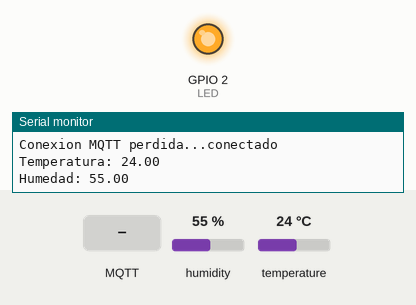
The sketch below on a simulated ESP32. Shown: output pins drawn as LEDs (lit = HIGH), the last lines printed to the serial monitor. The inputs (shaded band) are chosen by the test bench; at power-on: humidity 55 %, temperature 24 °C. WiFi joins after 1.5 s; servers stay silent unless stated; random numbers use the default seed unless the sketch sets one; no MQTT or app messages arrive unless stated.

Above: at 2.7 s.
2.8 s: MQTT message "Off" arrives on the first subscribed topic
At 7.8 s:
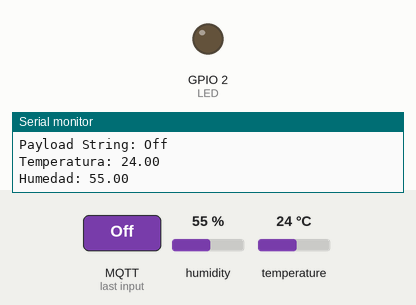
8.1 s: MQTT message "On" arrives on the first subscribed topic
At 12.7 s:
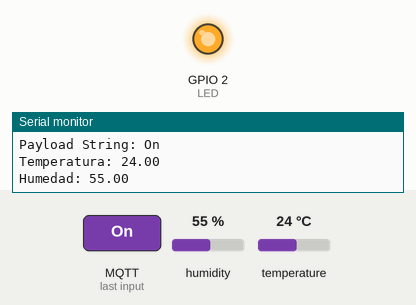
Timing chart, 0 to 14.2 s (numbered marks = the images above; inputs shaded):
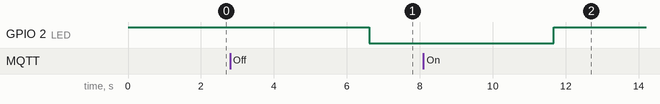

The sketch:

Codigo_conexion_bidireccional_MQTT.ino
```cpp
// Agregamos las bibliotecas
#include <WiFi.h> // conectar a wifi
#include <PubSubClient.h> // Publicar y suscribir en mqtt
#include <DHT.h> // configuracion del DHT

#define DHTPIN 14 // Definimos pin del Sensor
#define DHTTYPE DHT11 // Definimos el modelo del Sensor
DHT dht(DHTPIN, DHTTYPE); // Configuramos el sensor con los datos de las dos lineas anteriores y le damos el nombre "dht"

// Escribimos nuestras credenciales de red
const char* ssid = "ElNombreDeTuRed";
const char* password = "Clave";

// Escribimos la direccion del broker que vamos a usar
// En este caso una direccion publica
const char* mqtt_server = "test.mosquitto.org";

// Definimos el pin del LED
const int LED = 2;


WiFiClient espClient;
PubSubClient client(espClient);
unsigned long lastMsg = 0;
#define MSG_BUFFER_SIZE  (50)
char msg[MSG_BUFFER_SIZE];
int value = 0;
String Estado;


void setup_wifi() {

  delay(10);
  Serial.println();
  Serial.print("Conectado a  ");
  Serial.println(ssid);

// La ESP32 se conecta a wifi
  WiFi.mode(WIFI_STA);
  WiFi.begin(ssid, password);

  while (WiFi.status() != WL_CONNECTED) {
    delay(500);
    Serial.print(".");
  }

  randomSeed(micros());

  Serial.println("");
  Serial.println("WiFi conectado");
  Serial.println("Direccion IP: ");
  Serial.println(WiFi.localIP());
}

void callback(char* topic, byte* payload, unsigned int length) {
  Serial.print("Message arrived [");
  Serial.print(topic);
  Serial.print("] ");


  for (int i = 0; i < length; i++) {
    Serial.print((char)payload[i]);
    Estado += (char)payload[i];
  }
  Serial.println();

  Serial.print("Payload String: ");
  Serial.println(Estado);

  if (Estado == "Off") {
    digitalWrite(LED, LOW);
    Estado = "";

  } if (Estado == "On") {
    digitalWrite(LED, HIGH);
    Estado = "";

  }
}

// Bloque para la reconeccion a MQTT
void reconnect() {
  while (!client.connected()) {
    Serial.print("Conexion MQTT perdida...");
    String clientId = "ESP32";
    clientId += String(random(0xffff), HEX);
    if (client.connect(clientId.c_str())) {
      Serial.println("conectado");
      client.subscribe("esp32/led");
    } else {
      Serial.print("failed, rc=");
      Serial.print(client.state());
      Serial.println(" try again in 5 seconds");
      delay(5000);
    }
  }
}

void setup() {
  pinMode(BUILTIN_LED, OUTPUT); // Pin Led como Salida
  digitalWrite(LED, HIGH); // El led inicia encendido
  dht.begin(); // Iniciamos el DHT
  Serial.begin(9600);
  setup_wifi();
  client.setServer(mqtt_server, 1883); // Se conecta al servidor MQTT
  client.setCallback(callback); // Llamamos la funcion Callback
  client.subscribe("esp32/led"); // Se suscribe al topic "esp32/led"
}

void loop() {

  if (!client.connected()) {
    reconnect();
  }
  client.loop();

// Variables para leer los datos de temperatura y humedad
 float t = dht.readTemperature(); // Lee la temperatura
 float h = dht.readHumidity(); // Lee la humedad
 char temp[8]; // Variable auxiliar para guardar la temperatura
 dtostrf(t, 6, 2, temp);
 char hum[8]; // Variable auxiliar para guardar la humedad
 dtostrf(h, 6, 2, hum);


  Serial.print("Temperatura: ");
  Serial.println(t);
  Serial.print("Humedad: ");
  Serial.println(h);
   delay(5000);

   if (!client.connected()) {
     reconnect();
   }
   if (client.connected()){
     client.publish("esp32/temp", temp); // Publica el valor de la temperatura en el topic "esp32/temp"
     client.publish("esp32/hum", hum); // Publica el valor de la humedad en el topic "esp32/hum"
     Serial.println("se envio los datos al broker ");
   }
  client.loop();
}
```

Measured:
- after the input at 2.8 s, GPIO 2 (LED): HIGH → LOW after 3.8 s
- after the input at 8.1 s, GPIO 2 (LED): LOW → HIGH after 3.6 s
